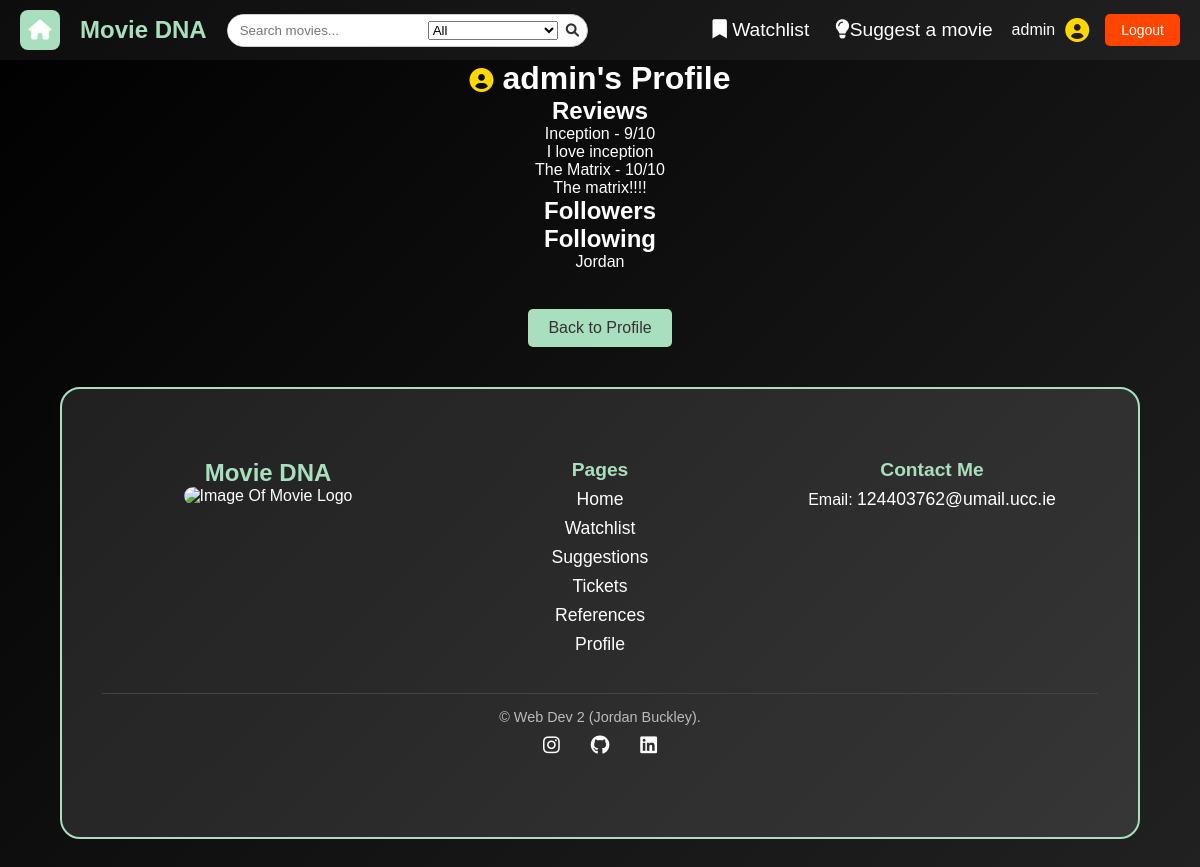
The page /user/admin (signed in) on the database as committed earlier.
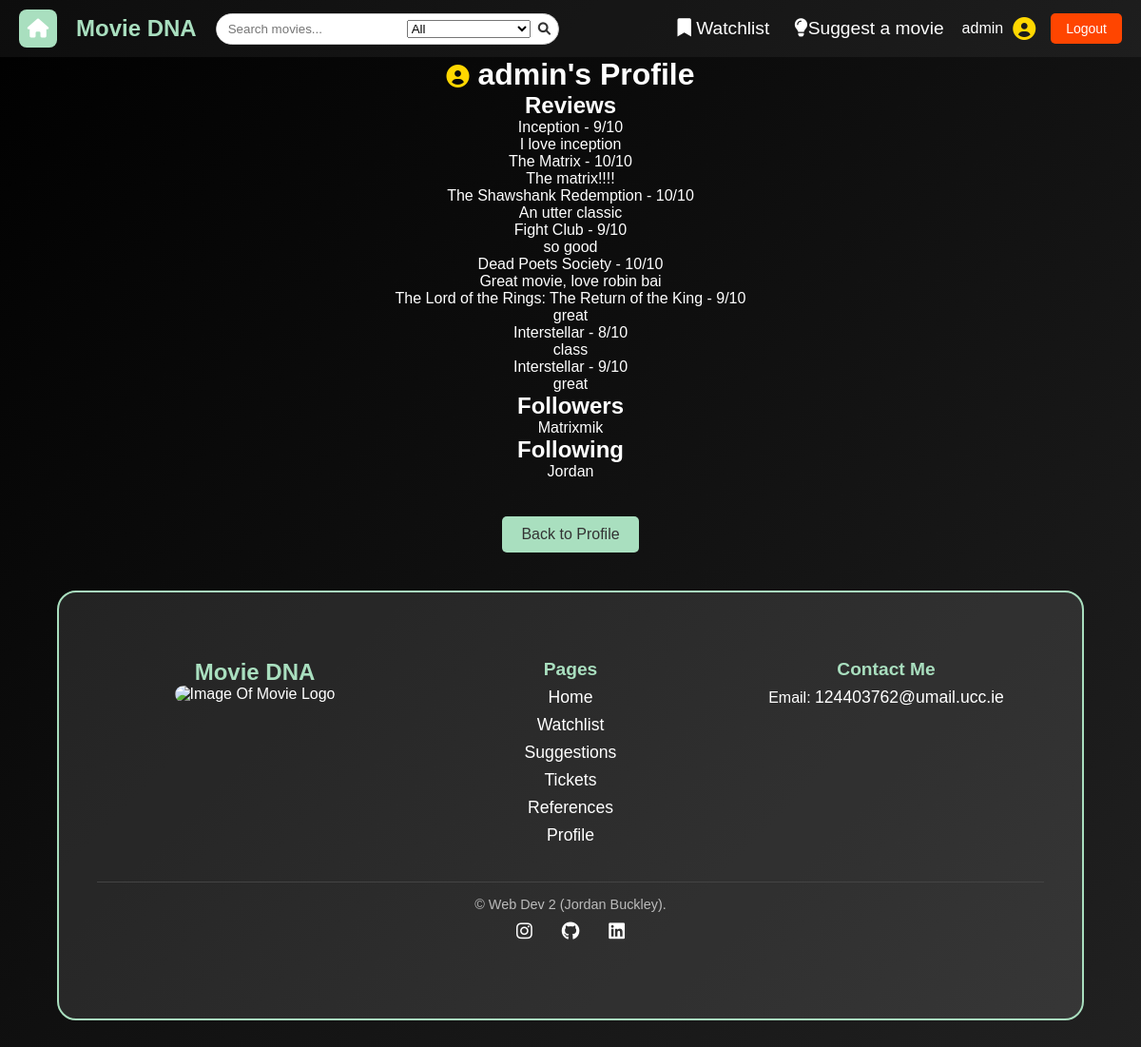
The same page on the database as committed later.
### tables this page shows
CREATE TABLE reviews (
    id INTEGER PRIMARY KEY AUTOINCREMENT,
    movie_id INTEGER NOT NULL,
    user TEXT NOT NULL,
    review_text TEXT NOT NULL,
    rating INTEGER NOT NULL CHECK(rating >= 1 AND rating <= 10),
    FOREIGN KEY (movie_id) REFERENCES movies(movie_id)
);

CREATE TABLE movies 
(
    movie_id INTEGER PRIMARY KEY AUTOINCREMENT,
    title TEXT NOT NULL,
    genre TEXT NOT NULL,
    score FLOAT,
    year INTEGER,
    director TEXT,
    description TEXT
, image_path TEXT);

CREATE TABLE network (
    follower TEXT NOT NULL,
    following TEXT NOT NULL,
    PRIMARY KEY (follower, following),
    FOREIGN KEY (follower) REFERENCES users(user_id),
    FOREIGN KEY (following) REFERENCES users(user_id)
);

### app.py (the view)
@app.route("/user/<username>")
@login_required
def user_profile(username):
    db = get_db()
    user = db.execute("SELECT * FROM users WHERE user_id = ?", (username,)).fetchone()
    if not user:
        return "User not found.", 404
    reviews = db.execute("""
        SELECT reviews.*, movies.title
        FROM reviews
        JOIN movies ON reviews.movie_id = movies.movie_id
        WHERE reviews.user = ?
    """, (username,)).fetchall()
    followers = db.execute(
        "SELECT follower FROM network WHERE following = ?",
        (username,)
    ).fetchall()
    following = db.execute(
        "SELECT following FROM network WHERE follower = ?",
        (username,)
    ).fetchall()
    following_set = {row["following"] for row in following}
    is_following = db.execute(
        "SELECT * FROM network WHERE follower = ? AND following = ?",
        (session["user_id"], username)
    ).fetchone() is not None
    all_users = db.execute("SELECT * FROM users WHERE user_id != ?", (session["user_id"],)).fetchall()
    suggested_users = [user for user in all_users if user["user_id"] not in following_set]
    return render_template(
        "user_profile.html",
        user=user,
        reviews=reviews,
        followers=followers,
        following=following,
        is_following=is_following,
        all_users=suggested_users,
        following_set=following_set
)

### app.py (called while the page is built)
@app.before_request
def load_logged_in_user():
    g.user = session.get("user_id")
    g.is_admin = session.get("is_admin", False)

def login_required(view):
    @wraps(view)
    def wrapped_view(*args, **kwargs):
        if g.user is None:
            return(redirect(url_for("login", next=request.url)))
        return view(*args, **kwargs)
    return wrapped_view

### database.py (called while the page is built)
def get_db():
    if "db" not in g:
        g.db = sqlite3.connect(DATABASE,
                                detect_types=sqlite3.PARSE_DECLTYPES
                        )
        g.db.row_factory = sqlite3.Row
    return g.db

### templates/user_profile.html
{% extends "base.html" %}
{% block styles %}
    <link rel="stylesheet" href="{{ url_for('static', filename='users.css') }}">
{% endblock %}
{% block main_content %}
<h1>
    <i class="fas fa-user-circle" id="user-icon"></i>
    {{ user.user_id }}'s Profile
</h1>
<h2>Reviews</h2>
<ul>
    {% for review in reviews %}
    <li>{{ review.title }} - {{ review.rating }}/10</li>
    <p>{{ review.review_text }}</p>
    {% endfor %}
</ul>
<h2>Followers</h2>
<ul>
    {% for follower in followers %}
    <li>{{ follower.follower }}</li>
    {% endfor %}
</ul>
<h2>Following</h2>
<ul>
    {% for follow in following %}
    <li>{{ follow.following }}</li>
    {% endfor %}
</ul>
<br>
<a href="{{ url_for('user') }}" class="back-button">Back to Profile</a>
{% endblock %}

Rows that differ between the two databases and show on the page:
added reviews: title "The Shawshank Redemption", rating "10", review_text "An utter classic"
added reviews: title "Fight Club", rating "9", review_text "so good"
added reviews: title "Dead Poets Society", rating "10", review_text "Great movie, love robin bai"
added reviews: title "The Lord of the Rings: The Return of the King", rating "9", review_text "great"
added reviews: title "Interstellar", rating "8", review_text "class"
added reviews: title "Interstellar", rating "9", review_text "great"
added network: follower "Matrixmik", shown under "Followers"
